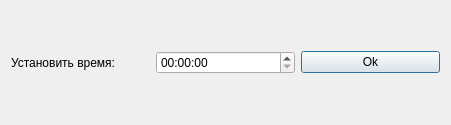
<?xml version="1.0" encoding="UTF-8"?>
<ui version="4.0">
 <class>Dialog</class>
 <widget class="QDialog" name="Dialog">
  <property name="geometry">
   <rect>
    <x>0</x>
    <y>0</y>
    <width>451</width>
    <height>125</height>
   </rect>
  </property>
  <property name="windowTitle">
   <string>Dialog</string>
  </property>
  <layout class="QHBoxLayout" name="horizontalLayout">
   <item>
    <widget class="QLabel" name="label">
     <property name="text">
      <string>Установить время:</string>
     </property>
    </widget>
   </item>
   <item>
    <widget class="QTimeEdit" name="timeEdit"/>
   </item>
   <item>
    <widget class="QPushButton" name="pushButton">
     <property name="text">
      <string>Ok</string>
     </property>
    </widget>
   </item>
  </layout>
 </widget>
 <layoutdefault spacing="6" margin="11"/>
 <resources/>
 <connections/>
</ui>
